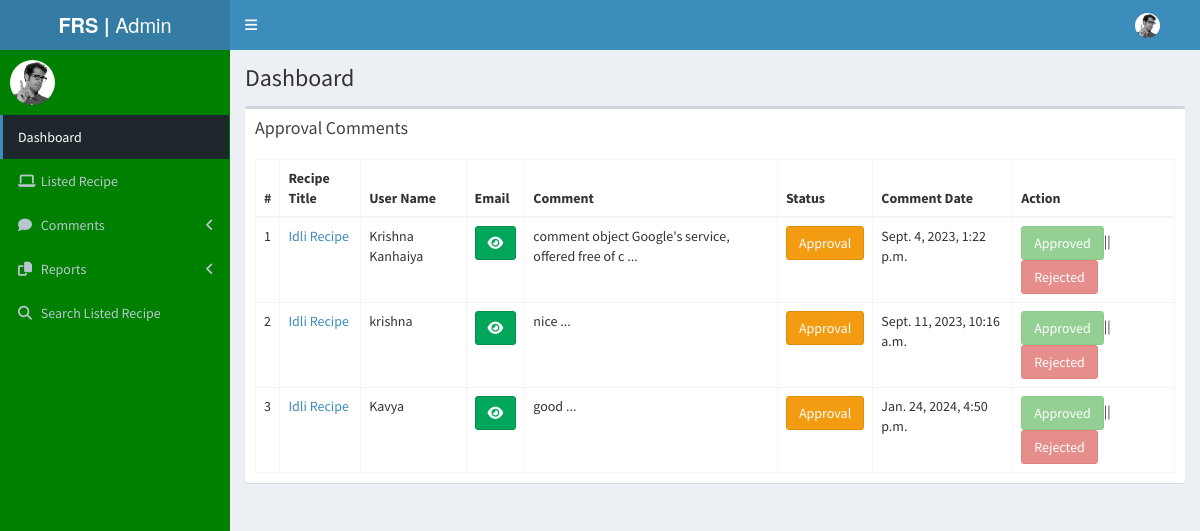
/admin_comment_apply/?action=Approval, run on the app's committed database.
### myapp/models.py (models this page shows, shortened)
class Comment(models.Model):
    recipe = models.ForeignKey(Recipe, on_delete=models.CASCADE, null=True, blank=True)
    name = models.CharField(max_length=200, null=True, blank=True)
    email = models.CharField(max_length=200, null=True, blank=True)
    message = models.CharField(max_length=200, null=True, blank=True)
    status = models.IntegerField(choices=STATUS, default=1, null=True, blank=True)
    creationdate = models.DateTimeField(auto_now_add=True)

class Recipe(models.Model):
    register = models.ForeignKey(Registration, on_delete=models.CASCADE, null=True, blank=True)
    title = models.CharField(max_length=200, null=True, blank=True)
    pertime = models.CharField(max_length=200, null=True, blank=True)
    cooktime = models.CharField(max_length=200, null=True, blank=True)
    yields = models.CharField(max_length=200, null=True, blank=True)
    ingredients = models.CharField(max_length=500, null=True, blank=True)
    description = models.CharField(max_length=500, null=True, blank=True)
    photo = models.FileField(max_length=200, null=True, blank=True)
    creationdate = models.DateTimeField(auto_now_add=True)

### myapp/views.py (the view)
# urls.py: path('admin_comment_apply/', admin_comment_apply, name="admin_comment_apply"),
def admin_comment_apply(request):
    action = request.GET.get('action')
    if action == "New":
        data = Comment.objects.filter(status=1)
    elif action == "Approval":
        data = Comment.objects.filter(status=2)
    elif action == "Rejected":
        data = Comment.objects.filter(status=3)
    elif action == "All":
        data = Comment.objects.filter()
    return render(request, "admin_comment_apply.html", locals())

### myapp/templates/admin_comment_apply.html (shortened to what this page needs)
{% extends 'admin_index.html' %}
{% load static %}
{% block body %}
<link rel="stylesheet" href="https://cdnjs.cloudflare.com/ajax/libs/font-awesome/6.2.0/css/all.min.css" />
<section class="content">
  <div class="row">
    <div class="col-md-12">
      <div class="box">
        <div class="box-header">
          <h2 class="box-title">{{request.GET.action}} Comments</h2>
        </div>
        <div class="box-body">
          <table class="table table-bordered">
            <thead>
              <tr>
                <th>#</th>
                <th>Recipe Title</th>
                <th>User Name</th>
                <th>Email</th>
                <th>Comment</th>
                <th>Status</th>
                <th>Comment Date</th>
                <th>Action</th>
              </tr>
            </thead>
            <tbody>
              {% for i in data %}
              <tr>
                <td>{{forloop.counter}}</td>
                <td><a href="{% url 'comment' i.id %}">{{i.recipe.title}}</a></td>
                <td>{{i.name}}</td>
                <td>
                    <button type="button" class="btn btn-success" id="email-btn-{{forloop.counter}}" onclick="togglePassword('email-{{forloop.counter}}', this.id)"><i class="fa fa-eye"></i></button>
                </td>
                <td>{{i.message|slice:":50"}} ...</td>
                <td>
                    <button class="btn btn-warning">{{i.get_status_display}}</button>
                </td>
                <td>{{ i.creationdate }}</td>
                {% if i.status == 1 %}
                <td>
                    <a href="/change-comment-status/{{ i.id }}/?action=2"><button class="btn btn-success">Approved</button></a>||
                    <a href="/change-comment-status/{{ i.id }}/?action=3"><button class="btn btn-danger">Rejected</button></a>
                </td>
              {% else %}
                <td>
                    <a href="/change-comment-status/{{ i.id }}/?action=2" onclick="event.preventDefault();"><button class="btn btn-success" disabled>Approved</button></a>||
                    <a href="/change-comment-status/{{ i.id }}/?action=3" onclick="event.preventDefault();"><button class="btn btn-danger" disabled>Rejected</button></a>
                </td>
                {% endif %}
              </tr>
              {% endfor %}
            </tbody>
          </table>
        </div>
      </div>
    </div>
  </div>
</section>
{% endblock %}

### myapp/templates/admin_comment_apply.html (style rules this page uses)
td { padding:0px; }

### data on the page
Comment: recipe "Idli Recipe", name "Krishna Kanhaiya", message "comment object Google's service, offered free of c", status "Approval", creationdate "Sept. 4, 2023, 1:22 p.m."
Comment: recipe "Idli Recipe", name "krishna", message "nice", status "Approval", creationdate "Sept. 11, 2023, 10:16 a.m."
Comment: recipe "Idli Recipe", name "Kavya", message "good", status "Approval", creationdate "Jan. 24, 2024, 4:50 p.m."

### other printed values
{{ request.GET.action }} "Approval"
